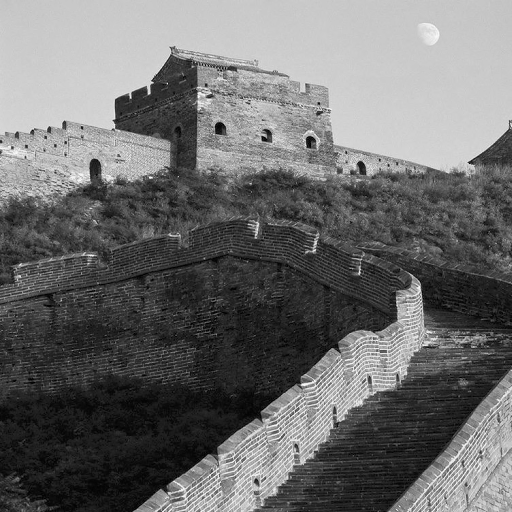
#> input picture ch3/data/citywall.bmp, 512 x 512 px
$ python split.py
#> lines starting #> are read from the running program, lines starting #| are printed output that depends on the picture; after the words box and inside, x2 and y2 are one past the last pixel; in counts of white or black regions, pixels touching at a corner belong together
### ch3/hist.py
import cv2
import matplotlib.pyplot as plt
import numpy as np


# [10 lines left out: function hist, not called in this run]


def color_map_correct(img):
    return np.where(img == 0, 255, img)


citywall = [
    'citywall',
    cv2.imread('data/citywall.bmp', 0),
    cv2.imread('data/citywall1.bmp', 0),
    cv2.imread('data/citywall2.bmp', 0),
]
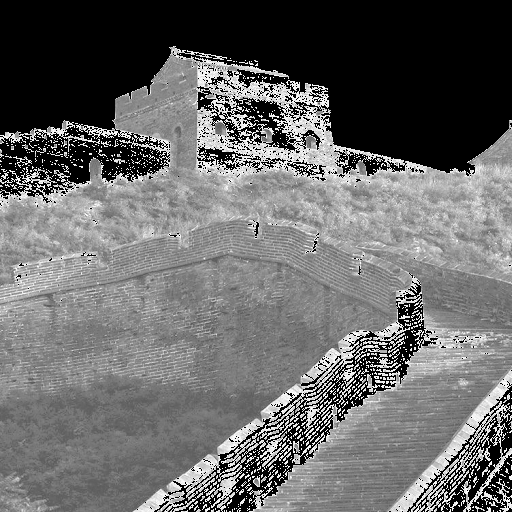
#> input picture ch3/data/citywall1.bmp, 512 x 512 px
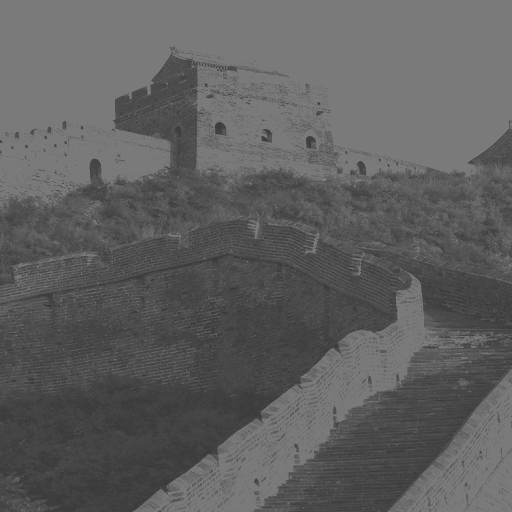
#> input picture ch3/data/citywall2.bmp, 512 x 512 px
elain = [
    'elain',
    cv2.imread('data/elain.bmp', 0),
    cv2.imread('data/elain1.bmp', 0),
    cv2.imread('data/elain2.bmp', 0),
    cv2.imread('data/elain3.bmp', 0),
]
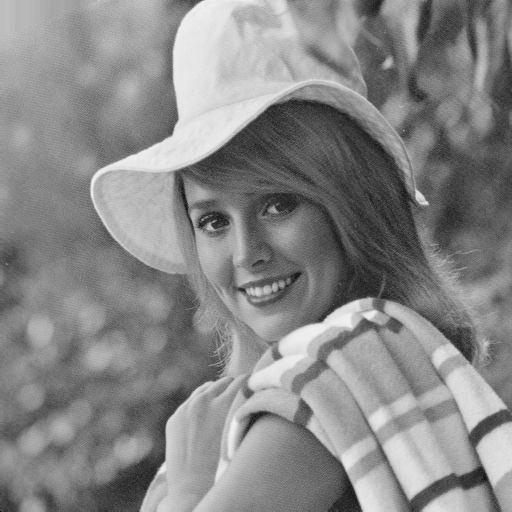
#> input picture ch3/data/elain.bmp, 512 x 512 px
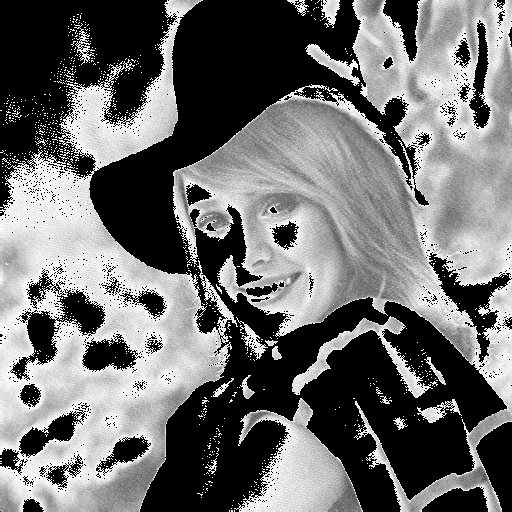
#> input picture ch3/data/elain1.bmp, 512 x 512 px
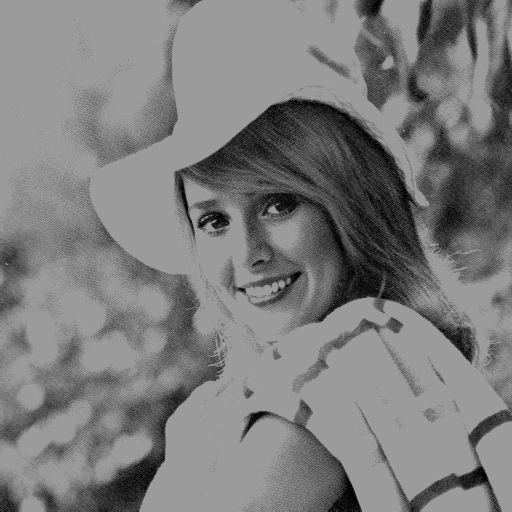
#> input picture ch3/data/elain2.bmp, 512 x 512 px
lena = [
    'lena',
    cv2.imread('data/lena.bmp', 0),
    cv2.imread('data/lena1.bmp', 0),
    cv2.imread('data/lena2.bmp', 0),
    cv2.imread('data/lena4.bmp', 0),
]
women = [
    'women',
    cv2.imread('data/woman.BMP', 0),
    cv2.imread('data/woman1.BMP', 0),
    cv2.imread('data/woman2.BMP', 0),
]

elain[2] = color_map_correct(elain[2])
citywall[2] = color_map_correct(citywall[2])
lena[2] = color_map_correct(lena[2])
women[2] = color_map_correct(women[2])


# [5 lines that do not run on import are left out]

### ch3/split.py
import cv2
import numpy as np
import matplotlib.pyplot as plt

from hist import elain, women


def elain_split():
    elain_ori = elain[1]
#> elain_ori is the input picture: shape (512, 512); min 1, max 242, mean 135.4
    plt.figure()
    plt.hist(elain_ori.ravel(), 256, [0, 256])
    plt.show()
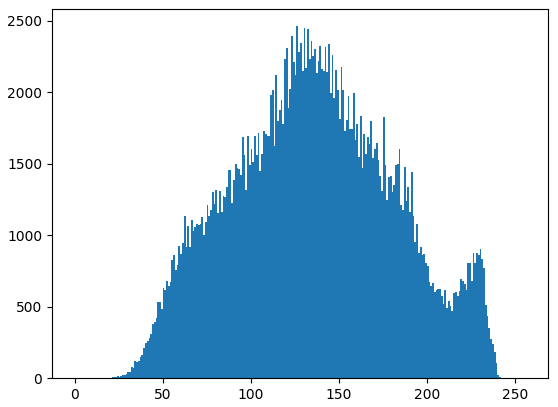
#> figure drawn by matplotlib, 1 panel; tallest bar 2462 high, from x = 126 to 127
    elain_hist = cv2.calcHist([elain_ori], [0], None, [256], [0, 256])
#> elain_hist = 256 values, max 2462 at index 126, min 0 at index 0, mean 1024
    min_indice = np.where(np.isclose(elain_hist, np.min(elain_hist[170:230])))[0][0]
#> min_indice = 214
    max_indice = np.where(np.isclose(elain_hist, np.max(elain_hist[100:150])))[0][0]
#> max_indice = 126
    print(min_indice)
#| 214
    elain_ori[elain_ori >= max_indice] = 255
    elain_ori[elain_ori < max_indice] = 0
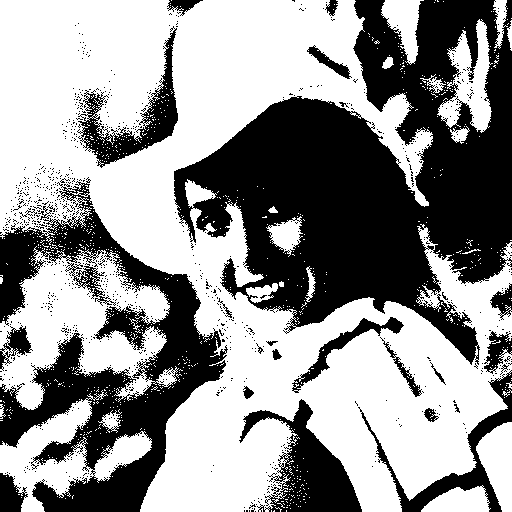
#> elain_ori: shape (512, 512); 58% white; 958 black regions (931 under 20 px), largest, box (x1, y1, x2, y2) and area: (174, 0, 512, 365) 63185, (0, 177, 228, 512) 26918, (239, 399, 362, 512) 5635
    return elain_ori
    # plt.figure()
    # plt.imshow(elain_ori, cmap="gray")
    # plt.show()

def women_split():
    women_ori = women[1]
    plt.figure()
#> (the run stopped early here; a loop or call above may not have finished)
